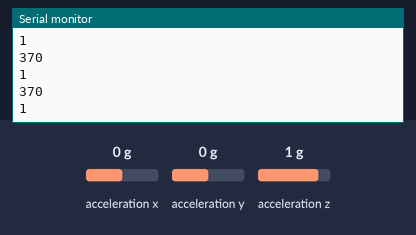
Recording of a sketch running on a simulated Arduino Uno, built for the host (arithmetic inside an expression is 32-bit, double 64-bit). Parts: the last lines printed to the serial monitor. Inputs (shaded band) come from the test bench; at power-on: acceleration y 0 g, acceleration x 0 g, acceleration z 1 g.

Above: at 1.2 s.
1.3 s: acceleration y set to -1.4 g
At 1.46 s:
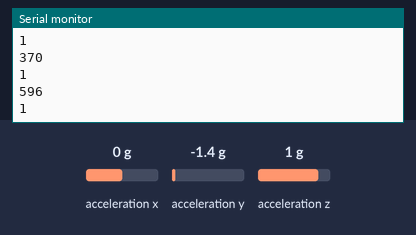
2.8 s: acceleration x set to -1.4 g
At 2.96 s:
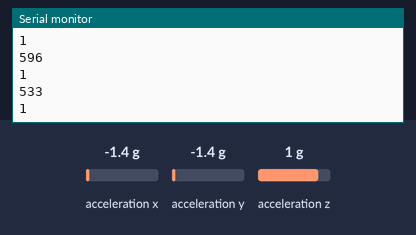
4.3 s: acceleration z set to -1.4 g
At 4.47 s:
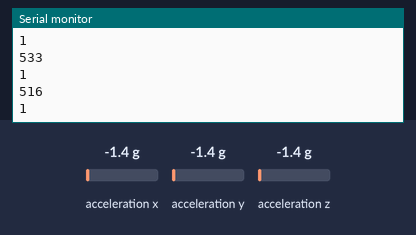
Timing chart, 0 to 7.3 s (numbered marks = the images above; inputs shaded):
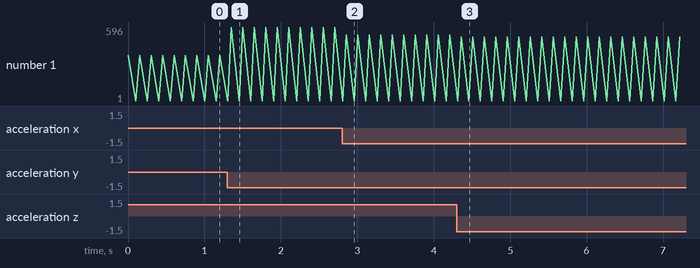

Measured:
- after the input at 1.3 s, the serial monitor: prints a new line after 0.05 s (image 1)
- after the input at 2.8 s, the serial monitor: prints a new line after 0.06 s (image 2)
- after the input at 4.3 s, the serial monitor: prints a new line after 0.06 s (image 3)
- plotted number 1: 370 → 596 after the input at 1.3 s, 596 → 533 after the input at 2.8 s, 533 → 516 after the input at 4.3 s

The sketch:

spaceinvaderstest2.ino
```cpp
#include "CurieIMU.h"
const float pi = 3.14159;
int lastOrientation = - 1;
int shoot=1;
// previous orientation (for comparison)

void setup() {
  Serial.begin(115200); // initialize Serial communication
  while (!Serial);    // wait for the serial port to open

  // initialize device

  CurieIMU.begin();

  // Set the accelerometer range to 2G
  CurieIMU.setAccelerometerRange(2);
}

void loop() {


int orientation = - 1;   // the board's orientation
  String orientationString; // string for printing description of orientation

  int x = CurieIMU.readAccelerometer(X_AXIS);
  int y = CurieIMU.readAccelerometer(Y_AXIS);
  int z = CurieIMU.readAccelerometer(Z_AXIS);


  float gx = (x/32768000.0)*2.0*9.8;
  float gy = (y/32768000.0)*2.0*9.8;
  float gz = (z/32768000.0)*2.0*9.8;


  float accelerationX = gx;
  float accelerationY = gy;
  float accelerationZ = gz;
  float pitch = 180 * atan (accelerationX/sqrt(accelerationY*accelerationY + accelerationZ*accelerationZ))/pi;
  float roll = 180 * atan (accelerationY/sqrt(accelerationX*accelerationX + accelerationZ*accelerationZ))/pi;
  float yaw = 180 * atan (accelerationZ/sqrt(accelerationX*accelerationX + accelerationZ*accelerationZ))/pi;

/*
  Serial.print("pitch ");
  Serial.println(pitch);
  Serial.print("roll ");
  Serial.println(roll);
  Serial.print("yaw ");
  Serial.println(yaw);
*/
  if (roll<0) {
    int fposition=(abs(roll)/90)*375;
    Serial.println(fposition+370);
    delay(100);
  }
  else{
    int fposition=(roll/90)*375;
    Serial.println(370-fposition);
    delay(100);
  }
  Serial.println(shoot);
  delay(50);


}
```
